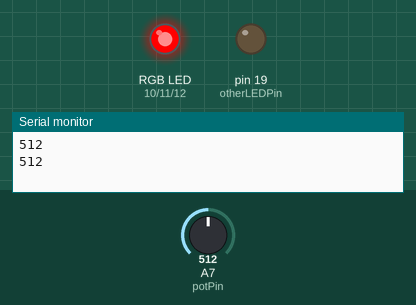
Recording of a sketch running on a simulated Arduino Nano, built with avr-gcc and run on an emulated ATmega328P. Parts: an RGB LED mixed from three pins (HIGH = lit), output pins drawn as LEDs (lit = HIGH), the last lines printed to the serial monitor. Dashed ring = blinking. The inputs (shaded band) are chosen by the test bench; at power-on: A7 (potPin) = 512.

Above: at 0.84 s.
1.6 s: A7 (potPin) set to 0
At 1.88 s:
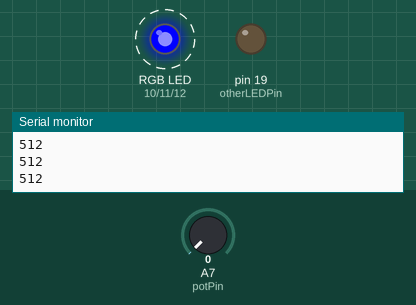
At 2.9 s:
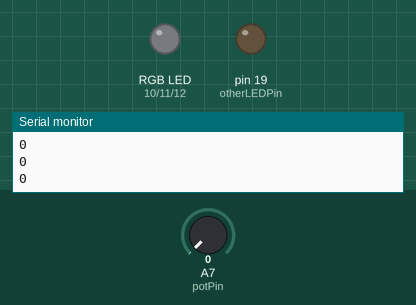
3.1 s: A7 (potPin) set to 3
4.6 s: A7 (potPin) set to 6
8.1 s: A7 (potPin) set to 122
11.6 s: A7 (potPin) set to 306
Timing chart, 0 to 16.1 s (numbered marks = the images above; inputs shaded):
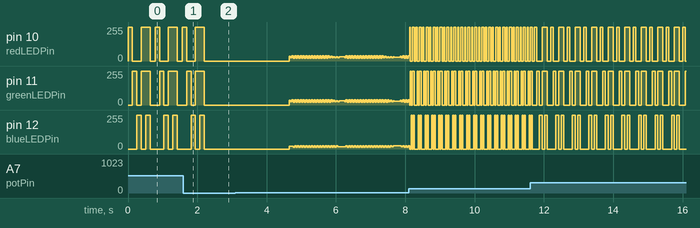

Measured:
- after the input at 1.6 s, pin 10 (redLEDPin), pin 11 (greenLEDPin), pin 12 (blueLEDPin): goes on until 2.2 s, then stays 0/255

The sketch:

PPP_BasicIO.ino
```cpp
/*
PPP Basic Arduino Input/Output Circuit Demo

pinout diagram: https://docs.arduino.cc/static/d77fe4114922e80804b6ebfd2e586316/ABX00027-pinout.png

Materials:
Arduino Nano 33 IoT
2-pin LED
4-pin RGB LED
4-pin push buttons (4)
10k ohm potentiometer
220 or 430 ohm resistors (4)
jumper cables

*/

//
//PIN DECLARATIONS
//const means constant (can't change)
//int means integer (whole number corresponding to digital pin on the arduino, or analog pin (A_))
//
const int redLEDPin = 10;
const int greenLEDPin = 11;
const int blueLEDPin = 12;
const int blueButtonPin = 14;
const int greenButtonPin = 15;
const int redButtonPin = 16;
const int otherButtonPin = 17;
const int otherLEDPin = 19;
const int potPin = A7;

//
//variables
//
int potVal = 0; //stores the value of our potentiometer knob
int redVal = 0;
int blueVal = 0;
int greenVal = 0;
int otherVal = 0;


void setup() {
  //set up Serial communication so we can print debug messages
  Serial.begin(9600);

  //set up each pin as either input or output
  //INPUT_PULLUP uses an internal "pull-up" resistor
  pinMode(redLEDPin, OUTPUT);
  pinMode(greenLEDPin, OUTPUT);
  pinMode(blueLEDPin, OUTPUT);
  pinMode(blueButtonPin, INPUT_PULLUP);
  pinMode(greenButtonPin, INPUT_PULLUP);
  pinMode(redButtonPin, INPUT_PULLUP);
  pinMode(otherButtonPin, INPUT_PULLUP);
  pinMode(otherLEDPin, OUTPUT);
  // pinMode(potPin, INPUT); //don't need to set up mode for pot because analog input
}

void loop() {
  //read the value of the potentiometer
  potVal = analogRead(potPin);
  //use the Serial Monitor to display debug messages (in this case, the current reading of our pot)
  Serial.println(potVal);
  //"map" the value of the pot to a range we want to work with 0-1023 (range of analog input) to 0-255 (color range)
  potVal = map(potVal, 0, 1023, 0, 255);

  /*
  //Button LED Control
  //reset all colors at beginning, then check if buttons are pressed to "add" the pot value from above
  redVal = 0;
  greenVal = 0;
  blueVal = 0;
  otherVal = 0;
  if (digitalRead(redButtonPin) == LOW){ //we're reading LOW because we're using INPUT_PULLUP, so connection readings are inverted (normally open)
    redVal = potVal;
  }
  if (digitalRead(blueButtonPin) == LOW){
    blueVal = potVal;
  }
  if (digitalRead(greenButtonPin) == LOW){
    greenVal = potVal;
  }
  if (digitalRead(otherButtonPin) == LOW){
    otherVal = potVal;
  }
  setColor(redVal, greenVal, blueVal);
  digitalWrite(otherLEDPin, otherVal);
  */


  //Color Cycle Test
  setColor(255, 0, 0);
  delay(potVal);
  setColor(0, 255, 0);
  delay(potVal);
  setColor(0, 0, 255);
  delay(potVal);
  setColor(255, 255, 0);
  delay(potVal);
  setColor(255, 255, 255);
  delay(potVal);
  setColor(0, 0, 0);
  delay(potVal);


  //delay is good for giving the code time to respond to the signals
  delay(20);
}

void setColor(int redVal, int greenVal, int blueVal){
  analogWrite(redLEDPin, redVal);
  analogWrite(greenLEDPin, greenVal);
  analogWrite(blueLEDPin, blueVal);
}
```
